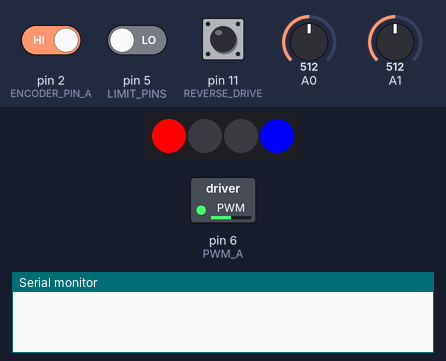
This sketch was run on a simulated Arduino Uno, built with avr-gcc and run on an emulated ATmega328P. Shown: 4 RGB LEDs in strip order, left to right, switched loads named in the sketch (green lamp = pin HIGH), the last lines printed to the serial monitor. The test bench sets the inputs (shaded band); at power-on: pin 11 (REVERSE_DRIVE) HIGH, pin 5 (LIMIT_PINS) LOW, pin 2 (ENCODER_PIN_A) HIGH, A0 = 512, A1 = 512.

Above: at 1.2 s.
1.3 s: pin 11 (REVERSE_DRIVE) pulled LOW for 0.15 s
At 1.47 s:
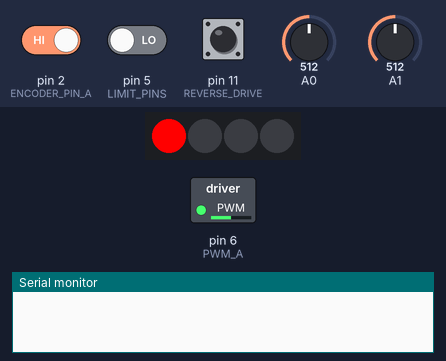
4.4 s: pin 11 (REVERSE_DRIVE) pulled LOW for 3.2 s
At 5.7 s:
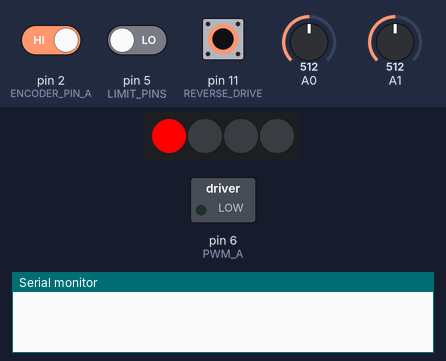
10.6 s: pin 11 (REVERSE_DRIVE) pulled LOW for 1 s
At 12.1 s:
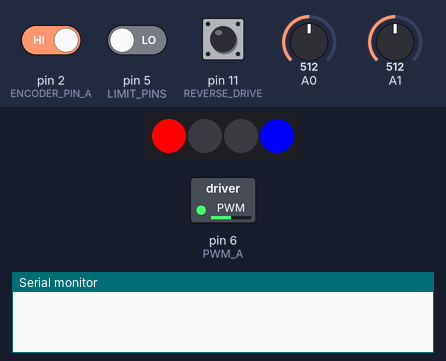
14.6 s: pin 5 (LIMIT_PINS) driven HIGH and pin 11 (REVERSE_DRIVE) driven LOW
At 14.79 s:
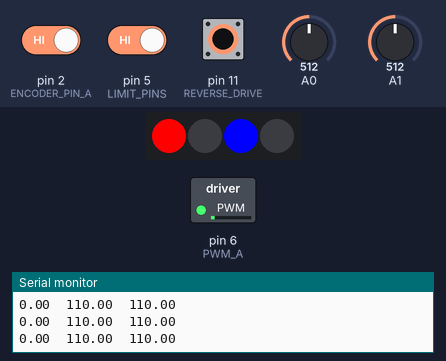
17.6 s: pin 5 (LIMIT_PINS) driven LOW
At 18.4 s:
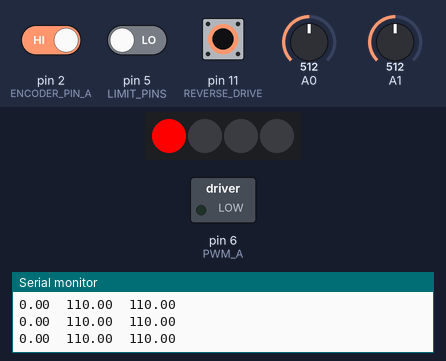
20.6 s: pin 11 (REVERSE_DRIVE) driven HIGH
At 21.2 s:
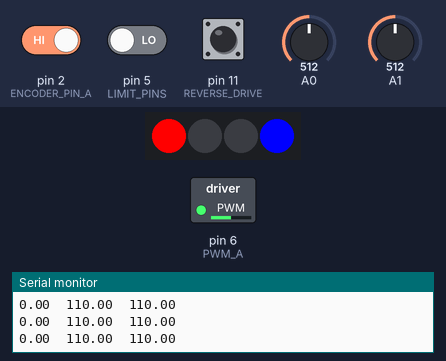
Timing chart, 0 to 23.6 s (numbered marks = the images above; inputs shaded):
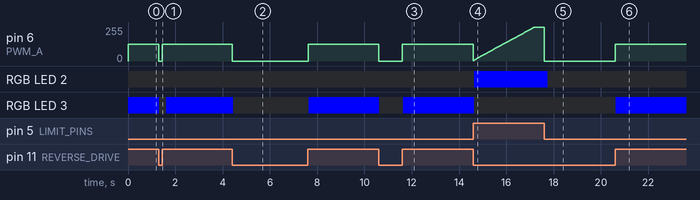

The sketch:

Beach_Buddy_Master.ino
```cpp
#include <timer.h>

#include <AutoPID.h>
#include <FastLED.h>


#define ENCODER_PIN_A   2
#define ENCODER_PIN_B   3
#define LED_PIN         4
#define LIMIT_PINS      5
#define PWM_A           6
#define DIRECTION_PIN   9
#define MOTOR_FAULT_A   10
#define REVERSE_DRIVE   11
#define MOTOR_FAULT_B   12

#define NUM_LEDS       4

//Create and initialize variables
int encoder0Pos = 0;
int encoder0PosLast = 0;
double pwmValue;
float voltage = 0.0;
int sum = 0;
int sample_count = 0;
int NUM_SAMPLES = 10;
CRGB leds[NUM_LEDS];
int prog1 = 0;
int prog2 = 0;
unsigned long previousMillis = 0;
int blinking = 0;
long lastTime = millis();
double RPM =0;
double setPoint;
double powerOutput = 0;
char lSig[2] = "00";

AutoPID myPID(&RPM, &setPoint, &pwmValue, -2, 2, 0.2, 0, .7);

void setup() {
  //Assign pinmodes to digital pins
  pinMode (ENCODER_PIN_A, INPUT);
  pinMode (ENCODER_PIN_B, INPUT);
  pinMode (LIMIT_PINS, INPUT);
  pinMode (REVERSE_DRIVE, INPUT_PULLUP);
  pinMode(PWM_A, OUTPUT);

  //Begin serial communications
  Serial.begin (9600);

  //Start motor at 0 power
  writeMotor(0, true);

  //Assign RPM setpoint based on potentiometer reading
  setPoint = map(analogRead(A1), 0, 1023, 40, 180);

  //Initialize LED strip object
  FastLED.addLeds<WS2812, LED_PIN, GRB>(leds, NUM_LEDS);

  //Set PID update rate (0 for default)
  myPID.setTimeStep(0);

  //Set encoder pin to run on interrupt
  attachInterrupt(digitalPinToInterrupt(ENCODER_PIN_A), updateRPM, RISING);

  //Set analog references to external
  analogReference(EXTERNAL);
}

void loop() {

  //=======
  //MOTOR CONTROl
  //=======

  //Read potentiometer setpoint
  setPoint = map(analogRead(A1), 0, 1023, 40, 180);

  //Run motor in reverse if reverse button is held
  if(digitalRead(REVERSE_DRIVE) == HIGH){
    writeMotor(127, false);
    lSig[0] = '1';
  }
  //Run motor using PID control if limit switches are pressed and reverse button is not pressed
  else if(digitalRead(LIMIT_PINS) == HIGH){
    //update PID every 10ms
    if(millis()-lastTime > 10){
      RPM = encoder0Pos - encoder0PosLast;
      RPM *= 60000/256;
      double x = (millis() - lastTime);
      RPM /= -x;

      myPID.run();
      powerOutput += pwmValue;
      powerOutput = constrain(powerOutput, 0, 255);

      Serial.print(RPM);
      Serial.print("\t");
      Serial.print(setPoint);
      Serial.print("\t");
      Serial.println(setPoint);

      encoder0PosLast = encoder0Pos;

      lastTime = millis();
    }

    //Let display know the motor is running in forward
    lSig[0] = '0';
    writeMotor(constrain((int)powerOutput, -255, 255), false);

  }
  //If nothing is pressed, turn motor off
  else {
    writeMotor(0, true);

    encoder0PosLast = encoder0Pos;

    lastTime = millis();

    lSig[0] = '2';
  }

  //Send error codes to display
  if(RPM < 2 && pwmValue > 200){

    lSig[1] = '0';
  }
  else{
    lSig[1] = '1';
  }

  //=======
  //DISPLAY
  //=======

  //blinking for low battery
  if ((millis() - previousMillis) > 500){
    previousMillis = millis();
    blinking++;
  }

  //Get multiple battery voltage samples
  sample_count = 0;
  sum = 0;
  while (sample_count < NUM_SAMPLES) {
    sum += analogRead(A0);
    sample_count++;
  }

  //Interpret voltage from battery
  voltage = ((float)sum)/((float)NUM_SAMPLES);
  voltage = voltage * (12.27 / 730);
  //Serial.println(voltage);

  //Shut off if battery dangerously low
  if (voltage < 10.5){
    leds[3] = CRGB(0, 0, 0);
    FastLED.show();
    leds[2] = CRGB(0, 0, 0);
    FastLED.show();
    leds[1] = CRGB(0, 0, 0);
    FastLED.show();
    leds[0] = CRGB(0, 0, 0);
    FastLED.show();
    prog1++;
  }

  //Green if battery high
  if ((voltage >= 11.9) && (prog2 < 1) && (prog1 == 0)){
    leds[1] = CRGB(0, 255, 0);
    FastLED.show();
  }

  //Yellow if battery mid
  if ((voltage >= 11.31) && (voltage < 11.9) && (prog2 < 2) && (prog1 == 0)){
    leds[1] = CRGB(125, 125, 0);
    prog2++;
  }

  //Red if battery low
  if ((voltage >= 10.9) && (voltage < 11.31) && (prog2 < 3) && (prog1 == 0)){
    leds[1] = CRGB(255, 0, 0);
    FastLED.show();
    prog2++;
  }

  //blinking if battery really low
  if ((voltage < 10.9) && (voltage >= 10.5) && (prog1 == 0) && (blinking % 2 == 0)){
    leds[1] = CRGB(255, 0, 0);
    FastLED.show();
  }
  if ((voltage < 10.9) && (voltage >= 10.5) && (prog1 == 0) && (blinking % 2 == 1)){
    leds[1] = CRGB(0, 0, 0);
    FastLED.show();
  }

  //Motor in reverse
  if (lSig[0] == '1'){
    leds[3] = CRGB(0,0, 255);
    leds[2] = CRGB(0, 0, 0);
    FastLED.show();
  }
  //Motor in forward
  if (lSig[0] == '0'){
    leds[2] = CRGB(0, 0, 255);
    leds[3] = CRGB(0,0, 0);
    FastLED.show();
  }
  //Motor no signal
  if (lSig[0] == '2'){
    leds[3] = CRGB(0, 0, 0);
    leds[2] = CRGB(0, 0, 0);
    FastLED.show();
  }

  //No errors
  if (lSig[1] == '0'){
    leds[0] = CRGB(125, 125, 0);
    FastLED.show();
  }
  //Stalling
  if (lSig[1] == '1'){
    leds[0] = CRGB(255, 0, 0);
    FastLED.show();
  }


}

void writeMotor(int power, boolean forward){
  if(forward){
    analogWrite(PWM_A, power);
    digitalWrite(DIRECTION_PIN, LOW);
  } else {
    analogWrite(PWM_A, power);
    digitalWrite(DIRECTION_PIN, HIGH);
  }

}


//If encoder wheel returns new value, update encoder reading
void updateRPM(){
  if (digitalRead(ENCODER_PIN_B) == LOW) {
    encoder0Pos--;
  } else {
    encoder0Pos--;
  }
}
```

Measured:
- after the input at 1.3 s, pin 6 (PWM_A): 127/255 → 0/255 at once, → 127/255 0.15 s later; RGB LED 3: RGB(0, 0, 255) → off at once, → RGB(0, 0, 255) 0.30 s later
- after the input at 4.4 s, pin 6 (PWM_A): 127/255 → 0/255 at once, → 127/255 3.2 s later
- after the input at 10.6 s, pin 6 (PWM_A): 127/255 → 0/255 at once, → 127/255 1.0 s later
- after the input at 14.6 s, RGB LED 2: off → RGB(0, 0, 255) at once; RGB LED 3: RGB(0, 0, 255) → off at once
- after the input at 17.6 s, pin 6 (PWM_A): 255/255 → 0/255 at once
- after the input at 20.6 s, pin 6 (PWM_A): 0/255 → 127/255 at once; RGB LED 3: off → RGB(0, 0, 255) at once
